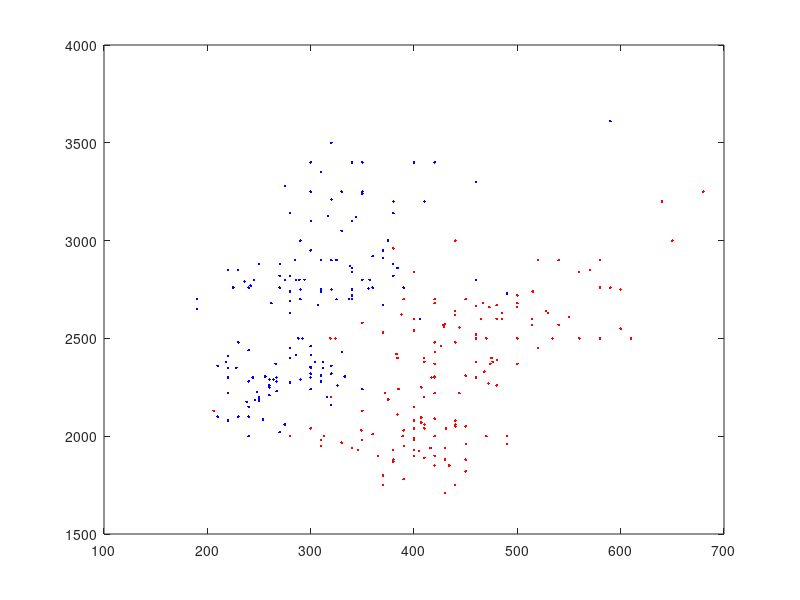

Write the MATLAB code that produced this figure.

load('PB12.mat');
%concatenating the data into one matrix
X = vertcat(X1, X2);
%calculating the min and max for X1(phoneme1)
min_x1 = min(X(:,1));
max_x1 = max(X(:,1));
%calculating the min and max for X2(phoneme2)
min_x2 = min(X(:,2));
max_x2 = max(X(:,2));


%making a grid for all the values between the min and max of X1 and X2
[grid1, grid2] = meshgrid(min_x1:max_x1,min_x2:max_x2) ;


M = [grid1(:), grid2(:)];

%loading the model for phno =2 for k=3
load('a.mat');
mu_1 = a.mu;
s2_1 = a.s2;
p1 = a.p;

%loading the model for phno =2 for k=3
load('b.mat');
mu_2 = b.mu;
s2_2 = b.s2;
p2 = b.p;


% Initialise parameters
x1 = M;



 %Classifying for model 1 = phoneme 1 , k =3
 [n D] = size(x1);
 k=3;
 
 % p1(x) for phno 1
 for i=1:k
      Z_1(:,i) = p1(i)*(2*pi)^(-D*0.5)*det(s2_1(:,:,i))^(-0.5)*exp(-0.5*sum((x1'-repmat(mu_1(:,i),1,n))'*inv(s2_1(:,:,i)).*(x1'-repmat(mu_1(:,i),1,n))',2));
 end
    sum_a = sum(Z_1,2);
    
%p2(x) for phno 2 
 for i=1:k
      Z_2(:,i) = p2(i)*(2*pi)^(-D*0.5)*det(s2_2(:,:,i))^(-0.5)*exp(-0.5*sum((x1'-repmat(mu_2(:,i),1,n))'*inv(s2_2(:,:,i)).*(x1'-repmat(mu_2(:,i),1,n))',2));
 end
    sum_b = sum(Z_2,2);
    
    
    
    
    %checking whether example belongs to phoneme1 or phoneme2
    
    lh = [sum_a, sum_b];
    [~, M1] = max(lh, [], 2);
    
    %reshaping the vector into a grid
    M1 = reshape(M1, [1901, 491]);
    
    %plotting the grid
    imagesc(M1);
    
     
    %to check which color belongs to which phoneme
    %then compare with the plot of the classification matrix
    plot(X1(:,1),X1(:,2), 'b.'); %phoneme1
    hold on;
    plot(X2(:,1),X2(:,2), 'r.'); %phoneme2

   
 